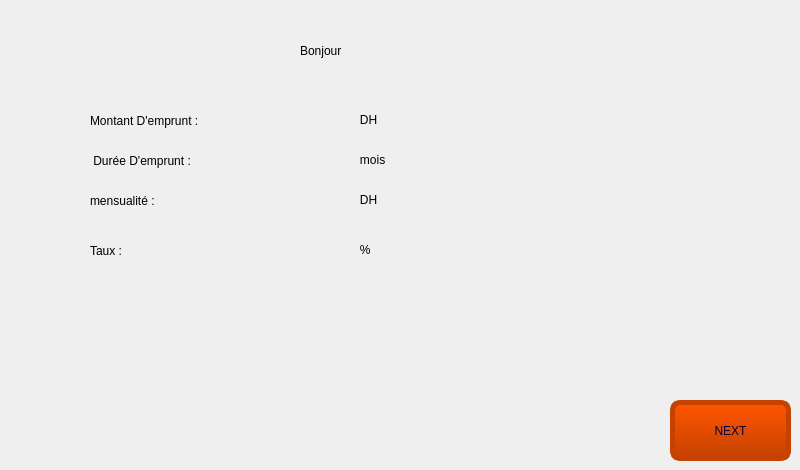
    <widget class="QWidget" name="page_5">
     <widget class="QLabel" name="label_47">
      <property name="geometry">
       <rect>
        <x>300</x>
        <y>30</y>
        <width>121</width>
        <height>41</height>
       </rect>
      </property>
      <property name="styleSheet">
       <string notr="true">font: 14pt &quot;Modern No. 20&quot;;</string>
      </property>
      <property name="text">
       <string>Bonjour </string>
      </property>
     </widget>
     <widget class="QLabel" name="label_48">
      <property name="geometry">
       <rect>
        <x>410</x>
        <y>20</y>
        <width>121</width>
        <height>41</height>
       </rect>
      </property>
      <property name="text">
       <string/>
      </property>
     </widget>
     <widget class="QLabel" name="label_49">
      <property name="geometry">
       <rect>
        <x>90</x>
        <y>100</y>
        <width>121</width>
        <height>41</height>
       </rect>
      </property>
      <property name="text">
       <string>Montant D'emprunt :</string>
      </property>
     </widget>
     <widget class="QLabel" name="label_50">
      <property name="geometry">
       <rect>
        <x>210</x>
        <y>100</y>
        <width>121</width>
        <height>41</height>
       </rect>
      </property>
      <property name="text">
       <string/>
      </property>
     </widget>
     <widget class="QLabel" name="label_51">
      <property name="geometry">
       <rect>
        <x>90</x>
        <y>140</y>
        <width>121</width>
        <height>41</height>
       </rect>
      </property>
      <property name="text">
       <string> Durée D'emprunt :</string>
      </property>
     </widget>
     <widget class="QLabel" name="label_52">
      <property name="geometry">
       <rect>
        <x>220</x>
        <y>140</y>
        <width>121</width>
        <height>41</height>
       </rect>
      </property>
      <property name="text">
       <string/>
      </property>
     </widget>
     <widget class="QLabel" name="label_53">
      <property name="geometry">
       <rect>
        <x>90</x>
        <y>180</y>
        <width>121</width>
        <height>41</height>
       </rect>
      </property>
      <property name="text">
       <string>mensualité :</string>
      </property>
     </widget>
     <widget class="QLabel" name="label_54">
      <property name="geometry">
       <rect>
        <x>220</x>
        <y>190</y>
        <width>121</width>
        <height>41</height>
       </rect>
      </property>
      <property name="text">
       <string/>
      </property>
     </widget>
     <widget class="QLabel" name="label_55">
      <property name="geometry">
       <rect>
        <x>90</x>
        <y>230</y>
        <width>121</width>
        <height>41</height>
       </rect>
      </property>
      <property name="text">
       <string>Taux :</string>
      </property>
     </widget>
     <widget class="QLabel" name="label_56">
      <property name="geometry">
       <rect>
        <x>220</x>
        <y>230</y>
        <width>121</width>
        <height>41</height>
       </rect>
      </property>
      <property name="text">
       <string/>
      </property>
     </widget>
     <widget class="QPushButton" name="pushButton_9">
      <property name="geometry">
       <rect>
        <x>670</x>
        <y>400</y>
        <width>121</width>
        <height>61</height>
       </rect>
      </property>
      <property name="cursor">
       <cursorShape>OpenHandCursor</cursorShape>
      </property>
      <property name="styleSheet">
       <string notr="true">color: rgb(0, 0, 58);
 border: none;
font: 18pt &quot;Sitka Small&quot;;
padding:10px 15px;
background-color: qlineargradient(x1: 0, y1: 0, x2: 0, y2: 1, stop: 0  rgb(255, 85, 0), stop: 1 rgb(198, 66, 0));
border-style: solid;
border-color: rgb(198, 66, 0);
border-width: 5px;
border-radius: 10px;</string>
      </property>
      <property name="text">
       <string>NEXT</string>
      </property>
     </widget>
     <widget class="QLabel" name="label_67">
      <property name="geometry">
       <rect>
        <x>350</x>
        <y>110</y>
        <width>51</width>
        <height>20</height>
       </rect>
      </property>
      <property name="text">
       <string>   DH</string>
      </property>
     </widget>
     <widget class="QLabel" name="label_68">
      <property name="geometry">
       <rect>
        <x>350</x>
        <y>150</y>
        <width>51</width>
        <height>20</height>
       </rect>
      </property>
      <property name="text">
       <string>   mois</string>
      </property>
     </widget>
     <widget class="QLabel" name="label_69">
      <property name="geometry">
       <rect>
        <x>350</x>
        <y>190</y>
        <width>51</width>
        <height>20</height>
       </rect>
      </property>
      <property name="text">
       <string>   DH</string>
      </property>
     </widget>
     <widget class="QLabel" name="label_70">
      <property name="geometry">
       <rect>
        <x>350</x>
        <y>240</y>
        <width>51</width>
        <height>20</height>
       </rect>
      </property>
      <property name="text">
       <string>   %</string>
      </property>
     </widget>
    </widget>
